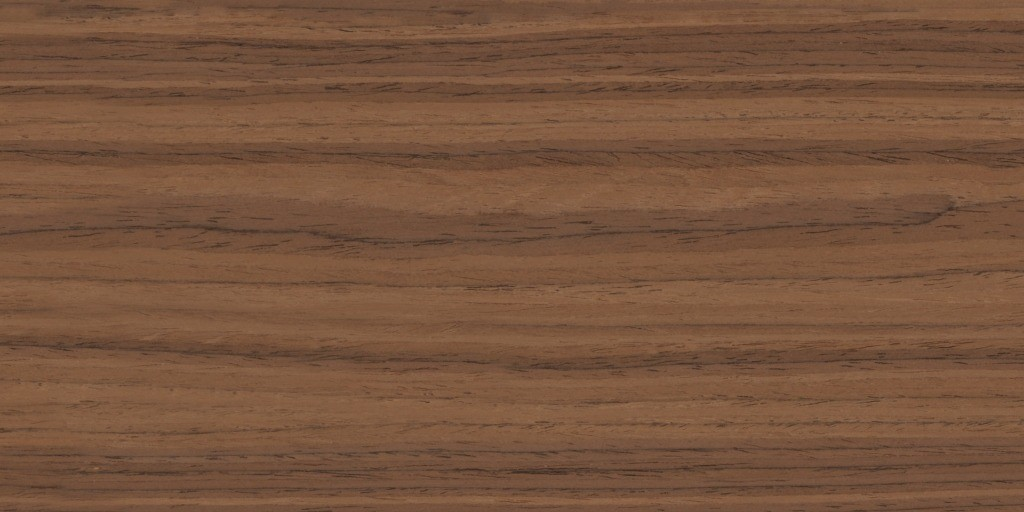
#> input picture marketing/unboxing/walnut_diff.jpg, 1024 x 512 px
$ python gen_walnut.py
#> lines starting #> are read from the running program, lines starting #| are printed output that depends on the picture; after the words box and inside, x2 and y2 are one past the last pixel; in counts of white or black regions, pixels touching at a corner belong together
"""Bakes the app's walnut (the organizer's bookmark and tray, and the "월넛 원목" card material) from the
same scanned veneer the 3D unboxing uses, so the wood on screen and in the renders is one wood.

Source: Poly Haven "Black Walnut Veneer 02" (CC0), color-corrected to the oil finish by the unboxing
PoC: marketing/unboxing/walnut_diff.jpg (1024 x 512, about 4 px per mm, grain along x).

The tile is the scan at half size (1 px per DIP), made seamless both ways by cross-fading its edges,
stored as brightness only; the color comes from a dark-to-light ramp fitted to the scan (walnut's color
varies almost only along that line), so it is a quarter of an RGB tile.

Writes:
  src/ui/walnut_data.inc   kWalnutW x kWalnutH bytes + the ramp's two ends

Usage (needs Pillow and numpy):
  python scripts/gen_walnut.py [path to walnut_diff.jpg]
"""
import os
import sys

import numpy as np
from PIL import Image

W, H = 448, 224          # tile, px (= DIP at 100%)
BLEND_X, BLEND_Y = 64, 32  # cross-faded edges


def main():
    root = os.path.dirname(os.path.dirname(os.path.abspath(__file__)))
    src = sys.argv[1] if len(sys.argv) > 1 else os.path.join(root, 'marketing', 'unboxing', 'walnut_diff.jpg')
    img = Image.open(src).convert('RGB').resize((W + BLEND_X, H + BLEND_Y), Image.LANCZOS)
    rgb = np.asarray(img).astype(np.float64)

    # Seamless: the extra columns/rows past the tile fade into its first ones.
    t = np.linspace(0, 1, BLEND_X)[None, :, None]
    rgb[:, :BLEND_X] = rgb[:, :BLEND_X] * t + rgb[:, W:W + BLEND_X] * (1 - t)
#> rgb: shape (256, 512, 3) float64; mean R, G, B 119.7, 84.5, 61.5
    rgb = rgb[:, :W]
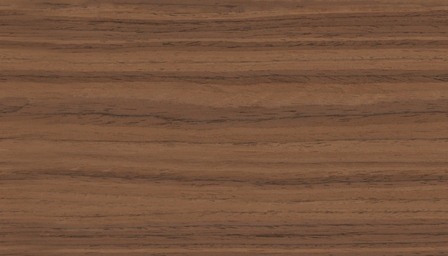
#> rgb: shape (256, 448, 3) float64; mean R, G, B 119.7, 84.6, 61.5
    t = np.linspace(0, 1, BLEND_Y)[:, None, None]
    rgb[:BLEND_Y] = rgb[:BLEND_Y] * t + rgb[H:H + BLEND_Y] * (1 - t)
#> rgb: shape (256, 448, 3) float64; 12.1% of pixels changed, all inside (x1, y1, x2, y2) = (0, 0, 448, 31)
    rgb = rgb[:H]
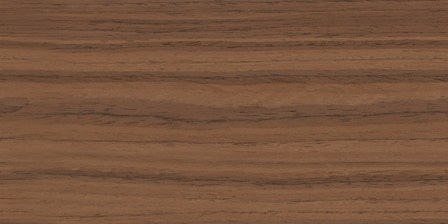
#> rgb: shape (224, 448, 3) float64; mean R, G, B 120.3, 85, 61.7

    # Brightness, stretched to 0..255, and the color at each end of that range (least squares per channel).
    lum = rgb @ np.array([0.2126, 0.7152, 0.0722])
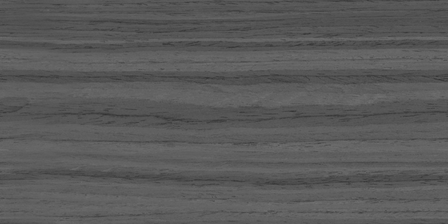
#> lum: shape (224, 448) float64; min 49.52, max 113.1, mean 90.8
    lo, hi = np.percentile(lum, 0.2), np.percentile(lum, 99.8)
#> lo = 62.34; hi = 108
    v = np.clip((lum - lo) / (hi - lo), 0, 1)
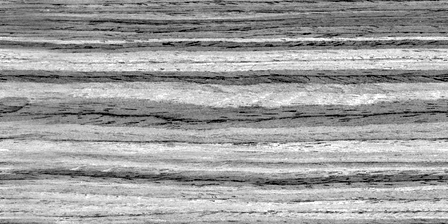
#> v: shape (224, 448) float64; min 0, max 1, mean 0.623
    A = np.stack([np.ones(v.size), v.ravel()], axis=1)
#> A = 100352 pairs, first value 1 to 1, second value 0 to 1
    coef, *_ = np.linalg.lstsq(A, rgb.reshape(-1, 3), rcond=None)
#> coef = [[84.57, 57.55, 43.32], [57.34, 43.96, 29.52]]
    dark, light = np.clip(coef[0], 0, 255), np.clip(coef[0] + coef[1], 0, 255)
#> dark = [84.57, 57.55, 43.32]; light = [141.9, 101.5, 72.84]
    data = np.round(v * 255).astype(np.uint8)

    out = os.path.join(root, 'src', 'ui', 'walnut_data.inc')
    with open(out, 'w', encoding='utf-8', newline='\n') as f:
        f.write('// Generated by scripts/gen_walnut.py from the scanned walnut veneer (do not edit).\n')
        f.write(f'constexpr int kWalnutW = {W}, kWalnutH = {H};  // seamless both ways, grain along x\n')
        f.write('constexpr COLORREF kWalnutDark = RGB(%d, %d, %d), kWalnutLight = RGB(%d, %d, %d);  // brightness 0 and 255\n'
                % (*np.round(dark).astype(int), *np.round(light).astype(int)))
        f.write('constexpr unsigned char kWalnut[] = {\n')
        flat = data.ravel()
        for i in range(0, flat.size, 32):
            f.write('    ' + ','.join(str(b) for b in flat[i:i + 32]) + ',\n')
        f.write('};\n')
    print(f'{out}: {W}x{H}, dark {np.round(dark).astype(int)}, light {np.round(light).astype(int)}')
#| src/ui/walnut_data.inc: 448x224, dark [85 58 43], light [142 102  73]


if __name__ == '__main__':
    main()
